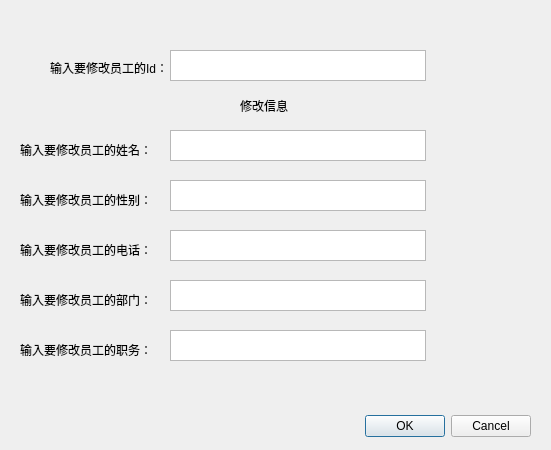
<?xml version="1.0" encoding="UTF-8"?>
<ui version="4.0">
 <class>modifyPeople</class>
 <widget class="QDialog" name="modifyPeople">
  <property name="geometry">
   <rect>
    <x>0</x>
    <y>0</y>
    <width>551</width>
    <height>450</height>
   </rect>
  </property>
  <property name="windowTitle">
   <string>Dialog</string>
  </property>
  <widget class="QDialogButtonBox" name="buttonBox">
   <property name="geometry">
    <rect>
     <x>190</x>
     <y>410</y>
     <width>341</width>
     <height>32</height>
    </rect>
   </property>
   <property name="orientation">
    <enum>Qt::Horizontal</enum>
   </property>
   <property name="standardButtons">
    <set>QDialogButtonBox::Cancel|QDialogButtonBox::Ok</set>
   </property>
  </widget>
  <widget class="QLabel" name="label">
   <property name="geometry">
    <rect>
     <x>50</x>
     <y>60</y>
     <width>121</width>
     <height>16</height>
    </rect>
   </property>
   <property name="text">
    <string>输入要修改员工的Id：</string>
   </property>
  </widget>
  <widget class="QTextEdit" name="textId">
   <property name="geometry">
    <rect>
     <x>170</x>
     <y>50</y>
     <width>256</width>
     <height>31</height>
    </rect>
   </property>
  </widget>
  <widget class="QLabel" name="label_2">
   <property name="geometry">
    <rect>
     <x>240</x>
     <y>90</y>
     <width>51</width>
     <height>31</height>
    </rect>
   </property>
   <property name="text">
    <string>修改信息</string>
   </property>
  </widget>
  <widget class="QTextEdit" name="textJob">
   <property name="geometry">
    <rect>
     <x>170</x>
     <y>330</y>
     <width>256</width>
     <height>31</height>
    </rect>
   </property>
  </widget>
  <widget class="QTextEdit" name="textName">
   <property name="geometry">
    <rect>
     <x>170</x>
     <y>130</y>
     <width>256</width>
     <height>31</height>
    </rect>
   </property>
  </widget>
  <widget class="QTextEdit" name="textSex">
   <property name="geometry">
    <rect>
     <x>170</x>
     <y>180</y>
     <width>256</width>
     <height>31</height>
    </rect>
   </property>
  </widget>
  <widget class="QTextEdit" name="textDepartment">
   <property name="geometry">
    <rect>
     <x>170</x>
     <y>280</y>
     <width>256</width>
     <height>31</height>
    </rect>
   </property>
  </widget>
  <widget class="QTextEdit" name="textPhonenum">
   <property name="geometry">
    <rect>
     <x>170</x>
     <y>230</y>
     <width>256</width>
     <height>31</height>
    </rect>
   </property>
  </widget>
  <widget class="QLabel" name="label_4">
   <property name="geometry">
    <rect>
     <x>20</x>
     <y>340</y>
     <width>141</width>
     <height>20</height>
    </rect>
   </property>
   <property name="text">
    <string>输入要修改员工的职务：</string>
   </property>
  </widget>
  <widget class="QLabel" name="label_5">
   <property name="geometry">
    <rect>
     <x>20</x>
     <y>240</y>
     <width>141</width>
     <height>20</height>
    </rect>
   </property>
   <property name="text">
    <string>输入要修改员工的电话：</string>
   </property>
  </widget>
  <widget class="QLabel" name="label_6">
   <property name="geometry">
    <rect>
     <x>20</x>
     <y>290</y>
     <width>141</width>
     <height>20</height>
    </rect>
   </property>
   <property name="text">
    <string>输入要修改员工的部门：</string>
   </property>
  </widget>
  <widget class="QLabel" name="label_7">
   <property name="geometry">
    <rect>
     <x>20</x>
     <y>140</y>
     <width>141</width>
     <height>20</height>
    </rect>
   </property>
   <property name="text">
    <string>输入要修改员工的姓名：</string>
   </property>
  </widget>
  <widget class="QLabel" name="label_8">
   <property name="geometry">
    <rect>
     <x>20</x>
     <y>190</y>
     <width>141</width>
     <height>20</height>
    </rect>
   </property>
   <property name="text">
    <string>输入要修改员工的性别：</string>
   </property>
  </widget>
 </widget>
 <resources/>
 <connections>
  <connection>
   <sender>buttonBox</sender>
   <signal>accepted()</signal>
   <receiver>modifyPeople</receiver>
   <slot>accept()</slot>
   <hints>
    <hint type="sourcelabel">
     <x>248</x>
     <y>254</y>
    </hint>
    <hint type="destinationlabel">
     <x>157</x>
     <y>274</y>
    </hint>
   </hints>
  </connection>
  <connection>
   <sender>buttonBox</sender>
   <signal>rejected()</signal>
   <receiver>modifyPeople</receiver>
   <slot>reject()</slot>
   <hints>
    <hint type="sourcelabel">
     <x>316</x>
     <y>260</y>
    </hint>
    <hint type="destinationlabel">
     <x>286</x>
     <y>274</y>
    </hint>
   </hints>
  </connection>
 </connections>
</ui>
